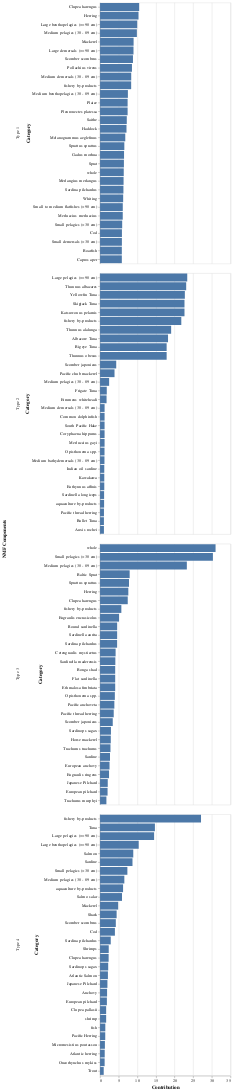

Notebook source saved alongside this figure:
### Code cell
bars1 = alt.Chart(top_categories).mark_bar().encode(
    x=alt.X("Weight:Q", title="Contribution"),
    y=alt.Y("Category:N", sort='-x'),
    tooltip=["Component", "Category", "Weight"]
).facet(
    row=alt.Row("Component:N", title="NMF Components")
).resolve_scale(
    y="independent"
)

bars1

### Figure 1 — Vega-Lite specification as saved in the notebook (floating-point values rounded to 4 significant figures)
{"config": {"view": {"continuousWidth": 300, "continuousHeight": 300}}, "data": {"name": "data-98870c002a2b3d611894ce03dddbc8c7"}, "facet": {"row": {"field": "Component", "title": "NMF Components", "type": "nominal"}}, "spec": {"mark": {"type": "bar"}, "encoding": {"tooltip": [{"field": "Component", "type": "nominal"}, {"field": "Category", "type": "nominal"}, {"field": "Weight", "type": "quantitative"}], "x": {"field": "Weight", "title": "Contribution", "type": "quantitative"}, "y": {"field": "Category", "sort": "-x", "type": "nominal"}}}, "resolve": {"scale": {"y": "independent"}}, "$schema": "https://vega.github.io/schema/vega-lite/v6.1.0.json", "datasets": {"data-98870c002a2b3d611894ce03dddbc8c7": [{"Component": "Type 1", "Category": "Clupea harengus", "Weight": 10.5}, {"Component": "Type 1", "Category": "Herring", "Weight": 10.31}, {"Component": "Type 1", "Category": "Large benthopelagics (>=90 cm)", "Weight": 9.971}, {"Component": "Type 1", "Category": "Medium pelagics (30 - 89 cm)", "Weight": 9.878}, {"Component": "Type 1", "Category": "Mackerel", "Weight": 8.999}, {"Component": "Type 1", "Category": "Large demersals (>=90 cm)", "Weight": 8.97}, {"Component": "Type 1", "Category": "Scomber scombrus", "Weight": 8.827}, {"Component": "Type 1", "Category": "Pollachius virens", "Weight": 8.559}, {"Component": "Type 1", "Category": "Medium demersals (30 - 89 cm)", "Weight": 8.361}, {"Component": "Type 1", "Category": "fishery by-products", "Weight": 8.345}, {"Component": "Type 1", "Category": "Medium benthopelagics (30 - 89 cm)", "Weight": 7.467}, {"Component": "Type 1", "Category": "Plaice", "Weight": 7.393}, {"Component": "Type 1", "Category": "Pleuronectes platessa", "Weight": 7.393}, {"Component": "Type 1", "Category": "Saithe", "Weight": 7.17}, {"Component": "Type 1", "Category": "Haddock", "Weight": 7.092}, {"Component": "Type 1", "Category": "Melanogrammus aeglefinus", "Weight": 6.764}, {"Component": "Type 1", "Category": "Sprattus sprattus", "Weight": 6.514}, {"Component": "Type 1", "Category": "Gadus morhua", "Weight": 6.436}, {"Component": "Type 1", "Category": "Sprat", "Weight": 6.398}, {"Component": "Type 1", "Category": "whole", "Weight": 6.355}, {"Component": "Type 1", "Category": "Merlangius merlangus", "Weight": 6.31}, {"Component": "Type 1", "Category": "Sardina pilchardus", "Weight": 6.269}, {"Component": "Type 1", "Category": "Whiting", "Weight": 6.199}, {"Component": "Type 1", "Category": "Small to medium flatfishes (<90 cm)", "Weight": 6.097}, {"Component": "Type 1", "Category": "Merluccius merluccius", "Weight": 6.088}, {"Component": "Type 1", "Category": "Small pelagics (<30 cm)", "Weight": 5.937}, {"Component": "Type 1", "Category": "Cod", "Weight": 5.867}, {"Component": "Type 1", "Category": "Small demersals (<30 cm)", "Weight": 5.858}, {"Component": "Type 1", "Category": "Boarfish", "Weight": 5.841}, {"Component": "Type 1", "Category": "Capros aper", "Weight": 5.841}, {"Component": "Type 2", "Category": "Large pelagics (>=90 cm)", "Weight": 23.38}, {"Component": "Type 2", "Category": "Thunnus albacares", "Weight": 23.1}, {"Component": "Type 2", "Category": "Yellowfin Tuna", "Weight": 22.74}, {"Component": "Type 2", "Category": "Skipjack Tuna", "Weight": 22.65}, {"Component": "Type 2", "Category": "Katsuwonus pelamis", "Weight": 22.65}, {"Component": "Type 2", "Category": "fishery by-products", "Weight": 21.79}, {"Component": "Type 2", "Category": "Thunnus alalunga", "Weight": 19.07}, {"Component": "Type 2", "Category": "Albacore Tuna", "Weight": 18.23}, {"Component": "Type 2", "Category": "Bigeye Tuna", "Weight": 17.86}, {"Component": "Type 2", "Category": "Thunnus obesus", "Weight": 17.86}, {"Component": "Type 2", "Category": "Scomber japonicus", "Weight": 4.34}, {"Component": "Type 2", "Category": "Pacific chub mackerel", "Weight": 3.881}, {"Component": "Type 2", "Category": "Medium pelagics (30 - 89 cm)", "Weight": 2.436}, {"Component": "Type 2", "Category": "Frigate Tuna", "Weight": 1.803}, {"Component": "Type 2", "Category": "Etrumeus whiteheadi", "Weight": 1.747}, {"Component": "Type 2", "Category": "Medium demersals (30 - 89 cm)", "Weight": 1.22}, {"Component": "Type 2", "Category": "Common dolphinfish", "Weight": 1.213}, {"Component": "Type 2", "Category": "South Pacific Hake", "Weight": 1.213}, {"Component": "Type 2", "Category": "Coryphaena hippurus", "Weight": 1.213}, {"Component": "Type 2", "Category": "Merluccius gayi", "Weight": 1.213}, {"Component": "Type 2", "Category": "Opisthonema spp.", "Weight": 1.196}, {"Component": "Type 2", "Category": "Medium bathydemersals (30 - 89 cm)", "Weight": 1.182}, {"Component": "Type 2", "Category": "Indian oil sardine", "Weight": 1.135}, {"Component": "Type 2", "Category": "Kawakawa", "Weight": 1.135}, {"Component": "Type 2", "Category": "Euthynnus affinis", "Weight": 1.135}, {"Component": "Type 2", "Category": "Sardinella longiceps", "Weight": 1.088}, {"Component": "Type 2", "Category": "aquaculture by-products", "Weight": 1.086}, {"Component": "Type 2", "Category": "Pacific thread herring", "Weight": 1.048}, {"Component": "Type 2", "Category": "Bullet Tuna", "Weight": 1.04}, {"Component": "Type 2", "Category": "Auxis rochei", "Weight": 1.04}, {"Component": "Type 3", "Category": "whole", "Weight": 30.98}, {"Component": "Type 3", "Category": "Small pelagics (<30 cm)", "Weight": 30.27}, {"Component": "Type 3", "Category": "Medium pelagics (30 - 89 cm)", "Weight": 23.28}, {"Component": "Type 3", "Category": "Baltic Sprat", "Weight": 7.94}, {"Component": "Type 3", "Category": "Sprattus sprattus", "Weight": 7.766}, {"Component": "Type 3", "Category": "Herring", "Weight": 7.583}, {"Component": "Type 3", "Category": "Clupea harengus", "Weight": 7.427}, {"Component": "Type 3", "Category": "fishery by-products", "Weight": 5.713}, {"Component": "Type 3", "Category": "Engraulis encrasicolus", "Weight": 5.092}, {"Component": "Type 3", "Category": "Round sardinella", "Weight": 4.592}, {"Component": "Type 3", "Category": "Sardinella aurita", "Weight": 4.592}, {"Component": "Type 3", "Category": "Sardina pilchardus", "Weight": 4.582}, {"Component": "Type 3", "Category": "Cetengraulis mysticetus", "Weight": 4.174}, {"Component": "Type 3", "Category": "Sardinella maderensis", "Weight": 4.103}, {"Component": "Type 3", "Category": "Bonga shad", "Weight": 4.061}, {"Component": "Type 3", "Category": "Flat sardinella", "Weight": 4.061}, {"Component": "Type 3", "Category": "Ethmalosa fimbriata", "Weight": 4.061}, {"Component": "Type 3", "Category": "Opisthonema spp.", "Weight": 3.971}, {"Component": "Type 3", "Category": "Pacific anchoveta", "Weight": 3.839}, {"Component": "Type 3", "Category": "Pacific thread herring", "Weight": 3.668}, {"Component": "Type 3", "Category": "Scomber japonicus", "Weight": 3.405}, {"Component": "Type 3", "Category": "Sardinops sagax", "Weight": 2.922}, {"Component": "Type 3", "Category": "Horse mackerel", "Weight": 2.879}, {"Component": "Type 3", "Category": "Trachurus trachurus", "Weight": 2.796}, {"Component": "Type 3", "Category": "Sardine", "Weight": 2.67}, {"Component": "Type 3", "Category": "European anchovy", "Weight": 2.543}, {"Component": "Type 3", "Category": "Engraulis ringens", "Weight": 2.409}, {"Component": "Type 3", "Category": "Japanese Pilchard", "Weight": 2.066}, {"Component": "Type 3", "Category": "European pilchard", "Weight": 2.016}, {"Component": "Type 3", "Category": "Trachurus murphyi", "Weight": 1.703}, {"Component": "Type 4", "Category": "fishery by-products", "Weight": 27.08}, {"Component": "Type 4", "Category": "Tuna", "Weight": 14.71}, {"Component": "Type 4", "Category": "Large pelagics (>=90 cm)", "Weight": 14.5}, {"Component": "Type 4", "Category": "Large benthopelagics (>=90 cm)", "Weight": 10.37}, {"Component": "Type 4", "Category": "Salmon", "Weight": 8.909}, {"Component": "Type 4", "Category": "Sardine", "Weight": 8.698}, {"Component": "Type 4", "Category": "Small pelagics (<30 cm)", "Weight": 7.33}, {"Component": "Type 4", "Category": "Medium pelagics (30 - 89 cm)", "Weight": 6.516}, {"Component": "Type 4", "Category": "aquaculture by-products", "Weight": 6.174}, {"Component": "Type 4", "Category": "Salmo salar", "Weight": 5.888}, {"Component": "Type 4", "Category": "Mackerel", "Weight": 4.861}, {"Component": "Type 4", "Category": "Shark", "Weight": 4.446}, {"Component": "Type 4", "Category": "Scomber scombrus", "Weight": 4.227}, {"Component": "Type 4", "Category": "Cod", "Weight": 3.983}, {"Component": "Type 4", "Category": "Sardina pilchardus", "Weight": 2.871}, {"Component": "Type 4", "Category": "Shrimps", "Weight": 2.329}, {"Component": "Type 4", "Category": "Clupea harengus", "Weight": 2.303}, {"Component": "Type 4", "Category": "Sardinops sagax", "Weight": 2.187}, {"Component": "Type 4", "Category": "Atlantic Salmon", "Weight": 2.111}, {"Component": "Type 4", "Category": "Japanese Pilchard", "Weight": 1.978}, {"Component": "Type 4", "Category": "Anchovy", "Weight": 1.885}, {"Component": "Type 4", "Category": "European pilchard", "Weight": 1.832}, {"Component": "Type 4", "Category": "Clupea pallasii", "Weight": 1.639}, {"Component": "Type 4", "Category": "shrimp", "Weight": 1.638}, {"Component": "Type 4", "Category": "fish", "Weight": 1.411}, {"Component": "Type 4", "Category": "Pacific Herring", "Weight": 1.394}, {"Component": "Type 4", "Category": "Micromesistius poutassou", "Weight": 1.3}, {"Component": "Type 4", "Category": "Atlantic herring", "Weight": 1.251}, {"Component": "Type 4", "Category": "Oncorhynchus mykiss", "Weight": 1.23}, {"Component": "Type 4", "Category": "Trout", "Weight": 0.983}]}}
